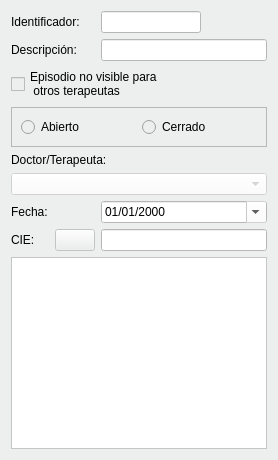
               <widget class="QWidget" name="tab_8">
                <property name="styleSheet">
                 <string notr="true">background-color: #ecefed;</string>
                </property>
                <attribute name="title">
                 <string>Episodio</string>
                </attribute>
                <layout class="QGridLayout" name="gridLayout_37">
                 <item row="6" column="0">
                  <widget class="QLabel" name="label_5">
                   <property name="text">
                    <string>Fecha:</string>
                   </property>
                  </widget>
                 </item>
                 <item row="2" column="0" colspan="5">
                  <widget class="QCheckBox" name="chkEpisodioprivado">
                   <property name="enabled">
                    <bool>false</bool>
                   </property>
                   <property name="styleSheet">
                    <string notr="true">color: rgb(0, 0, 0);</string>
                   </property>
                   <property name="text">
                    <string>Episodio no visible para 
 otros terapeutas</string>
                   </property>
                  </widget>
                 </item>
                 <item row="7" column="1">
                  <widget class="QPushButton" name="btnBuscarCIEEpisodio">
                   <property name="enabled">
                    <bool>false</bool>
                   </property>
                   <property name="text">
                    <string/>
                   </property>
                   <property name="icon">
                    <iconset resource="../maya.qrc">
                     <normaloff>:/Icons/PNG/search.png</normaloff>:/Icons/PNG/search.png</iconset>
                   </property>
                  </widget>
                 </item>
                 <item row="6" column="2" colspan="4">
                  <widget class="QDateEdit" name="txtFechaEpisodio">
                   <property name="enabled">
                    <bool>false</bool>
                   </property>
                   <property name="styleSheet">
                    <string notr="true">color: rgb(0, 0, 0);
background-color: rgb(255, 255, 255);</string>
                   </property>
                   <property name="displayFormat">
                    <string>dd/MM/yyyy</string>
                   </property>
                   <property name="calendarPopup">
                    <bool>true</bool>
                   </property>
                  </widget>
                 </item>
                 <item row="3" column="0" colspan="6">
                  <widget class="QFrame" name="frame_25">
                   <property name="minimumSize">
                    <size>
                     <width>198</width>
                     <height>0</height>
                    </size>
                   </property>
                   <property name="frameShape">
                    <enum>QFrame::StyledPanel</enum>
                   </property>
                   <property name="frameShadow">
                    <enum>QFrame::Raised</enum>
                   </property>
                   <layout class="QHBoxLayout" name="horizontalLayout_4">
                    <item>
                     <widget class="QRadioButton" name="radEpisodioAbierto">
                      <property name="text">
                       <string>Abierto</string>
                      </property>
                     </widget>
                    </item>
                    <item>
                     <widget class="QRadioButton" name="radEpisodioCerrado">
                      <property name="text">
                       <string>Cerrado</string>
                      </property>
                     </widget>
                    </item>
                   </layout>
                  </widget>
                 </item>
                 <item row="4" column="0" colspan="4">
                  <widget class="QLabel" name="label_86">
                   <property name="text">
                    <string>Doctor/Terapeuta:</string>
                   </property>
                  </widget>
                 </item>
                 <item row="1" column="2" colspan="4">
                  <widget class="QLineEdit" name="txtDescripcionEpisodio">
                   <property name="enabled">
                    <bool>false</bool>
                   </property>
                   <property name="styleSheet">
                    <string notr="true">background-color: rgb(255, 255, 255);
color: rgb(0, 0, 0);</string>
                   </property>
                  </widget>
                 </item>
                 <item row="7" column="0">
                  <widget class="QLabel" name="label_7">
                   <property name="text">
                    <string>CIE:</string>
                   </property>
                  </widget>
                 </item>
                 <item row="1" column="0" colspan="2">
                  <widget class="QLabel" name="label_18">
                   <property name="text">
                    <string>Descripción:</string>
                   </property>
                  </widget>
                 </item>
                 <item row="5" column="0" colspan="6">
                  <widget class="QComboBox" name="cboDoctorEpisodio">
                   <property name="enabled">
                    <bool>false</bool>
                   </property>
                   <property name="styleSheet">
                    <string notr="true">background-color: rgb(255, 255, 255);</string>
                   </property>
                  </widget>
                 </item>
                 <item row="0" column="2" colspan="3">
                  <widget class="QLineEdit" name="txtIdentificadorEpisodio">
                   <property name="enabled">
                    <bool>false</bool>
                   </property>
                   <property name="maximumSize">
                    <size>
                     <width>100</width>
                     <height>16777215</height>
                    </size>
                   </property>
                   <property name="styleSheet">
                    <string notr="true">background-color: rgb(255, 255, 255);
color: rgb(0, 0, 128);</string>
                   </property>
                  </widget>
                 </item>
                 <item row="0" column="0" colspan="2">
                  <widget class="QLabel" name="label_90">
                   <property name="text">
                    <string>Identificador:</string>
                   </property>
                  </widget>
                 </item>
                 <item row="8" column="0" colspan="6">
                  <widget class="QTextEdit" name="txtHistorialEpisodio">
                   <property name="enabled">
                    <bool>false</bool>
                   </property>
                   <property name="styleSheet">
                    <string notr="true">background-color: rgb(255, 255, 255);
color: rgb(0, 0, 0);</string>
                   </property>
                  </widget>
                 </item>
                 <item row="7" column="2" colspan="4">
                  <widget class="QLineEdit" name="txtCIEEpisiodio">
                   <property name="enabled">
                    <bool>false</bool>
                   </property>
                   <property name="styleSheet">
                    <string notr="true">background-color: rgb(255, 255, 255);
color: rgb(0, 0, 0);</string>
                   </property>
                  </widget>
                 </item>
                </layout>
               </widget>
